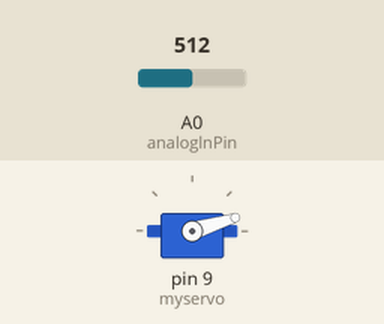
Bench run of a sketch on a simulated Arduino Uno, built with avr-gcc and run on an emulated ATmega328P. Shown: servo. The inputs (shaded band) are chosen by the test bench; at power-on: A0 (analoglnPin) = 512. What the sketch prints to the serial monitor is not drawn.

Above: at 4.4 s.
4.5 s: A0 (analoglnPin) set to 565
6.0 s: A0 (analoglnPin) set to 589
At 7.2 s:
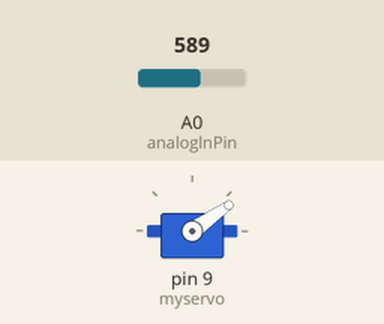
9.0 s: A0 (analoglnPin) set to 716
At 11.2 s:
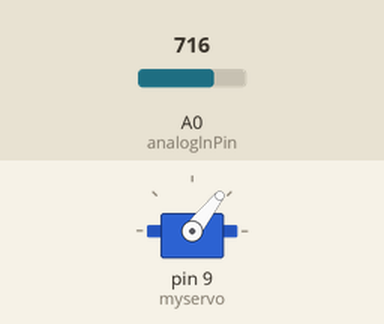
12.0 s: A0 (analoglnPin) set to 788
13.5 s: A0 (analoglnPin) set to 811
At 14.8 s:
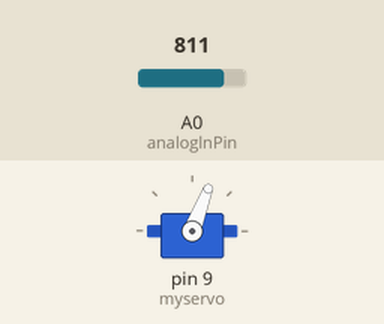
16.5 s: A0 (analoglnPin) set to 895
18.0 s: A0 (analoglnPin) set to 922
At 20.3 s:
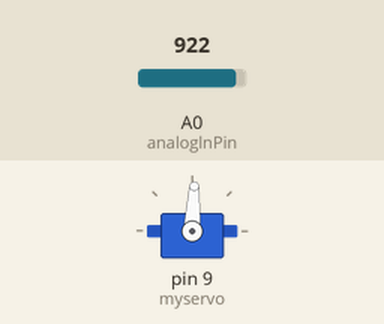
Timing chart, 0 to 21.8 s (numbered marks = the images above; inputs shaded):
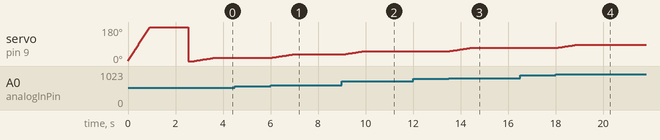

The sketch:

Gesture_Controlled_Servo.ino
```cpp
/*
-------------------------------------------------------------------------------
Gesture_Controlled_Servo
The hardware for this code is a photoresistor connected to a0 and
a servo attached to pin 9.

The light sensor data should change in response to someone's hand approaching
the sensor. The motor will rotate between 0 and 180 degrees, based on how
close the hand is.
-------------------------------------------------------------------------------
*/

#include <Servo.h>
Servo myservo;
int pos = 0;
const int analoglnPin = A0;
int sensorValue = 0;
int newPos = 0; //used for desired position using sensor data


void setup() {
  // put your setup code here, to run once:
  myservo.attach(9);//sets servo to pin 9
  Serial.begin(9600);
}

void loop() {
  // put your main code here, to run repeatedly:
   sensorValue = analogRead(analoglnPin);
   newPos = (sensorValue - 30)/110 * 180; //Max read is 140, lowest is 130. subtract 30 and take as fraction of 180 degrees.
                                          //Converts sensor data to a 180 degree scale
   Serial.println(newPos);

  //moves servo towards desired position incrementally
   while(pos<newPos){
    pos++;
    myservo.write(pos);
    delay(5);
   }
   while(pos>newPos){
    pos--;
    myservo.write(pos);
    delay(5);
   }
}
```

Measured:
- the behaviour switches between 579 and 580 on A0 (analoglnPin) (found by bisection; images 0 and 1)
- the behaviour switches between 799 and 800 on A0 (analoglnPin) (found by bisection; images 2 and 3)
- the behaviour switches between 909 and 910 on A0 (analoglnPin) (found by bisection; images 3 and 4)
- after the input at 6.0 s, servo on pin 9 (myservo): moves from 17° to 35° over 0.89 s, starting at once
- after the input at 9.0 s, servo on pin 9 (myservo): moves from 35° to 52° over 0.84 s, starting after 0.06 s
- after the input at 13.5 s, servo on pin 9 (myservo): moves from 52° to 69° over 0.84 s, starting at once
- after the input at 18.0 s, servo on pin 9 (myservo): moves from 69° to 87° over 0.89 s, starting at once
